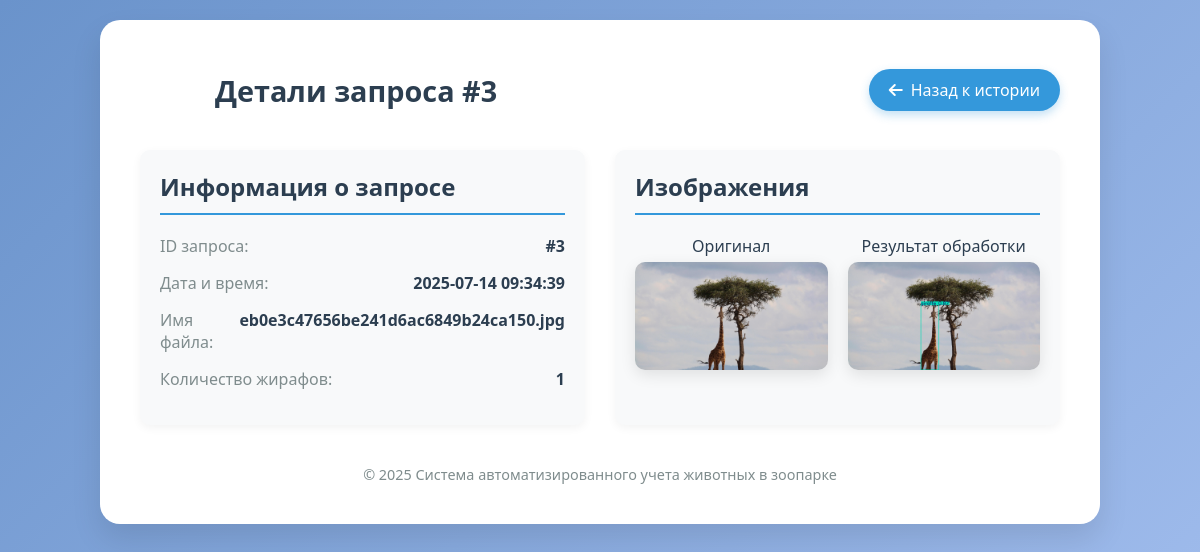
Page /history/3 on the committed database.
### tables this page shows
CREATE TABLE requests (
        id INTEGER PRIMARY KEY AUTOINCREMENT,
        timestamp TEXT NOT NULL,
        filename TEXT,
        original_img TEXT,
        thumbnail TEXT,
        result_img TEXT,
        giraffe_count INTEGER
    );

### app.py (the view)
@app.route('/history/<int:request_id>')
def request_details(request_id):
    try:
        conn = sqlite3.connect('history.db')
        c = conn.cursor()
        c.execute("SELECT * FROM requests WHERE id = ?", (request_id,))
        row = c.fetchone()
        conn.close()
        if row:
            request_data = {
                'id': row[0],
                'timestamp': row[1],
                'filename': row[2],
                'original_img': row[3],
                'thumbnail': row[4],
                'result_img': row[5],
                'count': row[6]
            }
            return render_template('request_details.html', request_data=request_data)
        else:
            return "Request not found", 404
    except Exception as e:
        return f"Database error: {str(e)}", 500

### templates/request_details.html (shortened to what this page needs)
<!DOCTYPE html>
<html lang="ru">
<head>
    <link rel="stylesheet" href="https://cdnjs.cloudflare.com/ajax/libs/font-awesome/6.4.0/css/all.min.css">
</head>
<body>
    <div class="container">
        <div class="header">
            <div class="logo-container">
                <div class="logo"></div>
                <h1>Детали запроса #{{ request_data.id }}</h1>
            </div>
            <a href="/history" class="back-btn">
                <i class="fas fa-arrow-left"></i> Назад к истории
            </a>
        </div>
        <div class="request-details">
            <div class="detail-card">
                <h2>Информация о запросе</h2>
                <div class="detail-item">
                    <span class="detail-label">ID запроса:</span>
                    <span class="detail-value">#{{ request_data.id }}</span>
                </div>
                <div class="detail-item">
                    <span class="detail-label">Дата и время:</span>
                    <span class="detail-value">{{ request_data.timestamp }}</span>
                </div>
                <div class="detail-item">
                    <span class="detail-label">Имя файла:</span>
                    <span class="detail-value">{{ request_data.filename }}</span>
                </div>
                <div class="detail-item">
                    <span class="detail-label">Количество жирафов:</span>
                    <span class="detail-value">
                        <strong>{{ request_data.count }}</strong>
                    </span>
                </div>
            </div>
            <div class="detail-card">
                <h2>Изображения</h2>
                <div class="images-container">
                    <div class="image-box">
                        <div class="image-title">Оригинал</div>
                        <img src="{{ url_for('static', filename='results/' + request_data.original_img) }}"
                             alt="Оригинальное изображение">
                    </div>
                    <div class="image-box">
                        <div class="image-title">Результат обработки</div>
                        <img src="{{ url_for('static', filename='results/' + request_data.result_img) }}"
                             alt="Результат обработки">
                    </div>
                </div>
            </div>
        </div>
        <footer>
            <div class="footer-content">
                <div class="copyright">
                    &copy; 2025 Система автоматизированного учета животных в зоопарке
                </div>
            </div>
        </footer>
    </div>
</body>
</html>

### templates/request_details.html (style rules this page uses)
* { margin: 0; padding: 0; box-sizing: border-box; }
body { font-family: 'Segoe UI', Tahoma, Geneva, Verdana, sans-serif; background: linear-gradient(135deg, #6a93cb 0%, #a4bfef 100%); min-height: 100vh; padding: 20px; color: #2c3e50; }
.container { background: white; border-radius: 20px; box-shadow: 0 15px 30px rgba(0, 0, 0, 0.1); width: 100%; max-width: 1000px; margin: 0 auto; padding: 40px; position: relative; }
.header { display: flex; justify-content: space-between; align-items: center; margin-bottom: 30px; flex-wrap: wrap; }
.logo-container { display: flex; align-items: center; gap: 15px; }
.logo { width: 60px; height: 60px; background: url('https://cdn-icons-png.flaticon.com/512/1998/1998659.png') no-repeat center center; background-size: contain; }
h1 { font-size: 1.8rem; color: #2c3e50; }
.back-btn { display: inline-flex; align-items: center; padding: 10px 20px; background: #3498db; color: white; text-decoration: none; border-radius: 50px; transition: all 0.3s; box-shadow: 0 4px 10px rgba(52, 152, 219, 0.3); }
.back-btn i { margin-right: 8px; }
.request-details { display: grid; grid-template-columns: 1fr 1fr; gap: 30px; margin-bottom: 30px; }
.detail-card { background: #f8f9fa; border-radius: 10px; padding: 20px; box-shadow: 0 3px 10px rgba(0,0,0,0.05); }
.detail-card h2 { margin-bottom: 20px; padding-bottom: 10px; border-bottom: 2px solid #3498db; color: #2c3e50; }
.detail-item { margin-bottom: 15px; display: flex; justify-content: space-between; }
.detail-label { font-weight: 500; color: #7f8c8d; }
.detail-value { font-weight: 600; }
.images-container { display: grid; grid-template-columns: 1fr 1fr; gap: 20px; margin-top: 20px; }
.image-box { text-align: center; }
.image-box img { max-width: 100%; border-radius: 10px; box-shadow: 0 5px 15px rgba(0, 0, 0, 0.1); margin-bottom: 10px; }
.image-title { font-weight: 500; margin-bottom: 5px; }
footer { margin-top: 40px; color: #7f8c8d; font-size: 0.9rem; width: 100%; text-align: center; }

### rows in the picture
requests: id "3", timestamp "2025-07-14 09:34:39", filename "eb0e3c47656be241d6ac6849b24ca150.jpg", original_img (picture), result_img (picture)

### other values in the picture
{{ request_data.count }} "1"
